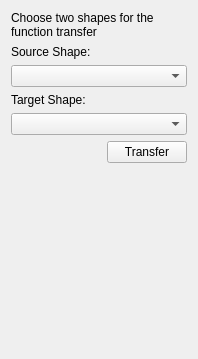
<?xml version="1.0" encoding="UTF-8"?>
<ui version="4.0">
 <class>FunctionTransferTabWidget</class>
 <widget class="QWidget" name="FunctionTransferTabWidget">
  <property name="geometry">
   <rect>
    <x>0</x>
    <y>0</y>
    <width>198</width>
    <height>359</height>
   </rect>
  </property>
  <layout class="QVBoxLayout" name="verticalLayout">
   <item>
    <widget class="QLabel" name="labelChoose">
     <property name="text">
      <string>Choose two shapes for the
function transfer</string>
     </property>
    </widget>
   </item>
   <item>
    <widget class="QLabel" name="labelSourceShape">
     <property name="text">
      <string>Source Shape:</string>
     </property>
    </widget>
   </item>
   <item>
    <widget class="QComboBox" name="comboBoxSourceShape"/>
   </item>
   <item>
    <widget class="QLabel" name="labelTargetShape">
     <property name="text">
      <string>Target Shape:</string>
     </property>
    </widget>
   </item>
   <item>
    <widget class="QComboBox" name="comboBoxTargetShape"/>
   </item>
   <item>
    <layout class="QHBoxLayout" name="horizontalLayout">
     <item>
      <spacer name="horizontalSpacer">
       <property name="orientation">
        <enum>Qt::Horizontal</enum>
       </property>
       <property name="sizeHint" stdset="0">
        <size>
         <width>40</width>
         <height>20</height>
        </size>
       </property>
      </spacer>
     </item>
     <item>
      <widget class="QPushButton" name="buttonTransfer">
       <property name="text">
        <string>Transfer</string>
       </property>
      </widget>
     </item>
    </layout>
   </item>
   <item>
    <spacer name="verticalSpacer">
     <property name="orientation">
      <enum>Qt::Vertical</enum>
     </property>
     <property name="sizeHint" stdset="0">
      <size>
       <width>20</width>
       <height>40</height>
      </size>
     </property>
    </spacer>
   </item>
  </layout>
 </widget>
 <resources/>
 <connections/>
</ui>
